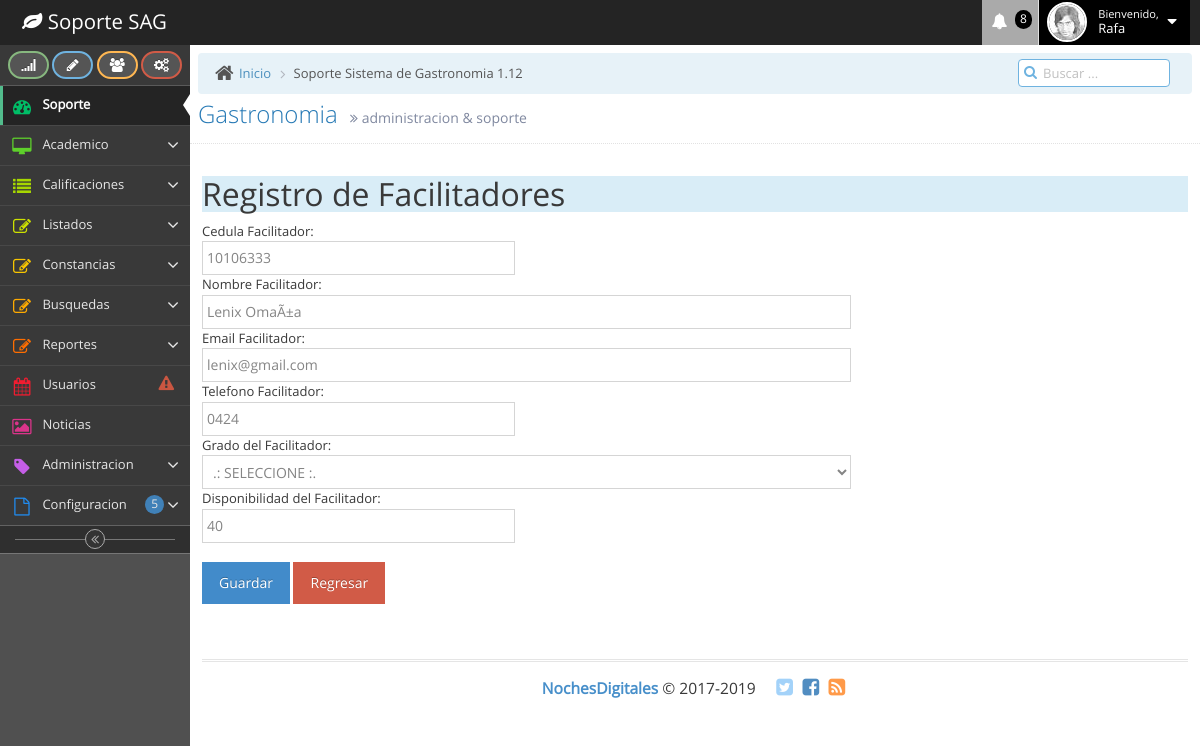
/edicionfacilitador.php?i=10106333, run on the app's committed database.
### tables this page shows
CREATE TABLE `facilitador` (
  `idfacilitador` varchar(15) NOT NULL,
  `nombrefac` varchar(60) NOT NULL,
  `emailfac` varchar(100) NOT NULL,
  `telfac` varchar(20) NOT NULL,
  `grado` varchar(20) NOT NULL,
  `disponibilidad` varchar(20) NOT NULL
);

### edicionfacilitador.php (the view, shortened to what this page needs)
<?php
	$g = $_GET["g"];
	$p = $_GET['i'];
	if($g == "1") {
		$idfacilitador = $_POST['idfacilitador'];
		$nombrefac = $_POST['nombrefac'];
		$emailfac = $_POST['emailfac'];
		$telfac = $_POST['telfac'];
		$grado = $_POST['grado'];
		$disponibilidad = $_POST['disponibilidad'];
		 $sql = "insert into facilitador (idfacilitador, nombrefac, emailfac, telfac, grado, disponibilidad) values ('$idfacilitador', '$nombrefac', '$emailfac', '$telfac', '$grado', '$disponibilidad')";
		if($p != "") {
			$sql = "update facilitador set idfacilitador='$idfacilitador', nombrefac='$nombrefac', emailfac='$emailfac', telfac='$telfac', grado='$grado', disponibilidad='$disponibilidad' where idfacilitador='$idfacilitador'";
		}
		else {
			 $sql;
		}
		if(mysql_query($sql)) {
			echo '<script>setTimeout(function(){swal({title:"Buen trabajo!!!",text:"Datos GUARDADOS Correctamente",type:"success"},
													function(isConfirm){location.href="listafacilitador.php";});}, 100);</script>';
		}
		else {
		 $sql;
		}
	}
	else {
		if($p != "") {
			$consulta = "SELECT * FROM facilitador WHERE idfacilitador='$p'";
			$resultado = mysql_query($consulta) or die(mysql_error());
			if ($registro = mysql_fetch_array($resultado)) {
				$idfacilitador = $registro["idfacilitador"];
				$nombrefac = $registro["nombrefac"];
				$emailfac = $registro["emailfac"];
				$telfac = $registro["telfac"];
				$grado = $registro["grado"];
				$disponibilidad = $registro["disponibilidad"];
							}
		}
	}
?>
<!DOCTYPE html>
<html lang="en">
	<head>
		<link rel="stylesheet" type="text/css" href="bootstrap-3.3.7/sweetalert/sweetalert.css">
		<link rel="stylesheet" href="assets/css/bootstrap.min.css" />
		<link rel="stylesheet" href="assets/font-awesome/4.5.0/css/font-awesome.min.css" />
		<link rel="stylesheet" href="assets/css/ace.min.css" class="ace-main-stylesheet" id="main-ace-style" />
		<link rel="stylesheet" href="assets/css/ace-skins.min.css" />
		<link rel="stylesheet" href="assets/css/ace-rtl.min.css" />
	</head>
	<body class="skin-2">
		<div id="navbar" class="navbar navbar-default          ace-save-state">
			<div class="navbar-container ace-save-state" id="navbar-container">
				<div class="navbar-header pull-left">
					<a href="index.html" class="navbar-brand">
						<small>
							<i class="fa fa-leaf"></i>
							Soporte SAG
						</small>
					</a>
				</div>
				<div class="navbar-buttons navbar-header pull-right" role="navigation">
					<ul class="nav ace-nav">
					  <li class="purple dropdown-modal">
							<a data-toggle="dropdown" class="dropdown-toggle" href="#">
								<i class="ace-icon fa fa-bell icon-animated-bell"></i>
								<span class="badge badge-important">8</span>
							</a>
					  </li>
						<li class="light-blue dropdown-modal">
							<a data-toggle="dropdown" href="#" class="dropdown-toggle">
								<img class="nav-user-photo" src="assets/images/avatars/user.jpg" alt="Jason's Photo" />
								<span class="user-info">
									<small>Bienvenido,</small>
									Rafa
								</span>
								<i class="ace-icon fa fa-caret-down"></i>
							</a>
					  </li>
				  </ul>
				</div>
			</div>
		</div>
		<div class="main-container ace-save-state" id="main-container">
			<div id="sidebar" class="sidebar                  responsive                    ace-save-state">
				<div class="sidebar-shortcuts" id="sidebar-shortcuts">
					<div class="sidebar-shortcuts-large" id="sidebar-shortcuts-large">
						<button class="btn btn-success">
							<i class="ace-icon fa fa-signal"></i>
						</button>
						<button class="btn btn-info">
							<i class="ace-icon fa fa-pencil"></i>
						</button>
						<button class="btn btn-warning">
							<i class="ace-icon fa fa-users"></i>
						</button>
						<button class="btn btn-danger">
							<i class="ace-icon fa fa-cogs"></i>
						</button>
					</div>
				</div>
				<ul class="nav nav-list">
					<li class="active">
						<a href="index.html">
							<i class="menu-icon fa fa-tachometer"></i>
							<span class="menu-text"> Soporte </span>
						</a>
					</li>
					<li class="">
						<a href="#" class="dropdown-toggle">
							<i class="menu-icon fa fa-desktop"></i>
							<span class="menu-text">
								Academico
							</span>
							<b class="arrow fa fa-angle-down"></b>
						</a>
					</li>
					<li class="">
						<a href="#" class="dropdown-toggle">
							<i class="menu-icon fa fa-list"></i>
							<span class="menu-text"> Calificaciones </span>
							<b class="arrow fa fa-angle-down"></b>
						</a>
					</li>
					<li class="">
						<a href="#" class="dropdown-toggle">
							<i class="menu-icon fa fa-pencil-square-o"></i>
							<span class="menu-text"> Listados </span>
							<b class="arrow fa fa-angle-down"></b>
						</a>
					</li>
<li class="">
						<a href="#" class="dropdown-toggle">
							<i class="menu-icon fa fa-pencil-square-o"></i>
									<span class="menu-text"> Constancias </span>
							<b class="arrow fa fa-angle-down"></b>
						</a>
					</li>
                    <li class="">
						<a href="#" class="dropdown-toggle">
							<i class="menu-icon fa fa-pencil-square-o"></i>
									<span class="menu-text"> Busquedas </span>
							<b class="arrow fa fa-angle-down"></b>
						</a>
					</li>
                    <li class="">
						<a href="#" class="dropdown-toggle">
							<i class="menu-icon fa fa-pencil-square-o"></i>
									<span class="menu-text"> Reportes </span>
							<b class="arrow fa fa-angle-down"></b>
						</a>
					</li>
				  <li class="">
						<a href="calendar.html">
							<i class="menu-icon fa fa-calendar"></i>
							<span class="menu-text">
								Usuarios
							<span class="badge badge-transparent tooltip-error" title="2 Important Events">
									<i class="ace-icon fa fa-exclamation-triangle red bigger-130"></i>
								</span>
							</span>
						</a>
					</li>
					<li class="">
						<a href="gallery.html">
							<i class="menu-icon fa fa-picture-o"></i>
							<span class="menu-text"> Noticias </span>
						</a>
					</li>
					<li class="">
						<a href="#" class="dropdown-toggle">
							<i class="menu-icon fa fa-tag"></i>
							<span class="menu-text"> Administracion </span>
							<b class="arrow fa fa-angle-down"></b>
						</a>
					</li>
					<li class="">
						<a href="#" class="dropdown-toggle">
							<i class="menu-icon fa fa-file-o"></i>
							<span class="menu-text">
								Configuracion
							<span class="badge badge-primary">5</span>
							</span>
							<b class="arrow fa fa-angle-down"></b>
						</a>
					</li>
				</ul>
				<div class="sidebar-toggle sidebar-collapse" id="sidebar-collapse">
					<i id="sidebar-toggle-icon" class="ace-icon fa fa-angle-double-left ace-save-state" data-icon1="ace-icon fa fa-angle-double-left" data-icon2="ace-icon fa fa-angle-double-right"></i>
				</div>
			</div>
			<div class="main-content">
				<div class="main-content-inner">
				  <div class="breadcrumbs ace-save-state" id="breadcrumbs">
						<ul class="breadcrumb">
							<li>
								<i class="ace-icon fa fa-home home-icon"></i>
								<a href="#">Inicio</a>
							</li>
							<li class="active">Soporte Sistema de Gastronomia 1.12</li>
						</ul>
						<div class="nav-search" id="nav-search">
							<form class="form-search">
								<span class="input-icon">
									<input type="text" placeholder="Buscar ..." class="nav-search-input" id="nav-search-input" autocomplete="off" />
									<i class="ace-icon fa fa-search nav-search-icon"></i>
								</span>
							</form>
						</div>
					</div>
						<div class="page-header">
							<h1>
								Gastronomia
								<small>
									<i class="ace-icon fa fa-angle-double-right"></i>
									administracion &amp; soporte
								</small>
						  </h1>
				  </div>
						<div class="row">
							<div class="col-xs-12">
								<div class="col-xs-12">
 <section id="main-content">
          <section class="wrapper">
          	<div class="row mt">
          		<div class="col-lg-12">
                  <div class="form-panel">
                     <H1 class="bg-info">Registro de Facilitadores</H1>
								<div class="module-body table">
									<form class="form-horizontal row-fluid" action="edicionfacilitador.php?i=<?php echo $p ?>&g=1" method="post">
										<div class="row">
											<div class="col-md-12">
												Cedula Facilitador:
											</div>
											<div class="col-md-4">
												<input type="text" id="idfacilitador" name="idfacilitador"  placeholder="Ingrese la Cedula Facilitador" class="form-control round-form" value="<?php echo $idfacilitador; ?>" onkeypress="return soloNumeros(event)" >
											</div>
											<div class="col-md-8">
											</div>
										</div>
										<div class="row">
											<div class="col-md-12">
												Nombre Facilitador:
											</div>
											<div class="col-md-8">
												<input type="text" id="nombrefac" name="nombrefac"  placeholder="Ingrese el Nombre" class="form-control round-form" value="<?php echo $nombrefac; ?>" onblur="aMayusculas(this.value,this.id)" onkeypress="return soloLetras(event)">
											</div>
											<div class="col-md-4">
											</div>
										</div>
										<div class="row">
											<div class="col-md-12">
												Email Facilitador:
											</div>
											<div class="col-md-8">
												<input type="text" id="emailfac" name="emailfac"  placeholder="Ingrese el Email" class="form-control round-form"  value="<?php echo $emailfac; ?>" onblur="aMayusculas(this.value,this.id)" >
											</div>
											<div class="col-md-4">
											</div>
										</div>
										<div class="row">
											<div class="col-md-12">
												Telefono Facilitador:
											</div>
											<div class="col-md-4">
												<input type="text" id="telfac" name="telfac"  placeholder="Ingrese el Telefono" class="form-control round-form"  value="<?php echo $telfac; ?>" onkeypress="return soloNumeros(event)">
												</div>
											<div class="col-md-8">
											</div>
										</div>
										<div class="row">
											<div class="col-md-12">
												Grado del Facilitador:
											</div>
											<div class="col-md-8">
	                                            <select name="grado" id="select" class="form-control round-form" >
	                                                <option value="S" <?PHP if($grado=='S'){ echo 'selected="selected"'; } ?> >.: SELECCIONE :.</option>
	                                            </select>
											</div>
											<div class="col-md-4">
											</div>
										</div>
										<div class="row">
											<div class="col-md-12">
												Disponibilidad del Facilitador:
											</div>
											<div class="col-md-4">
												<input type="text" id="disponibilidad" name="disponibilidad"  placeholder="Ingrese la Disponibilidad" class="form-control round-form"  value="<?php echo $disponibilidad; ?>" onkeypress="return soloNumeros(event)">
											</div>
											<div class="col-md-4">
											</div>
										</div>
										<br>
											<button type="submit" name="boton" value="Guardar" class="btn btn-primary">
											Guardar</button>
											<a href="listafacilitador.php" class="btn btn-danger">Regresar</a>
									</form>
								</div>
							</div>
						<br/>
          		</div>
          	</div>
		</section>
			<div class="footer">
				<div class="footer-inner">
					<div class="footer-content">
						<span class="bigger-120">
							<span class="blue bolder">NochesDigitales</span>
							 &copy; 2017-2019
						</span>
						<span class="action-buttons">
							<a href="#">
								<i class="ace-icon fa fa-twitter-square light-blue bigger-150"></i>
							</a>
							<a href="#">
								<i class="ace-icon fa fa-facebook-square text-primary bigger-150"></i>
							</a>
							<a href="#">
								<i class="ace-icon fa fa-rss-square orange bigger-150"></i>
							</a>
						</span>
					</div>
				</div>
			</div>
		</div>
	</body>
</html>

### data on the page
facilitador: idfacilitador "10106333", nombrefac "Lenix OmaÃ±a", emailfac "lenix@gmail.com", telfac "0424", disponibilidad "40"
